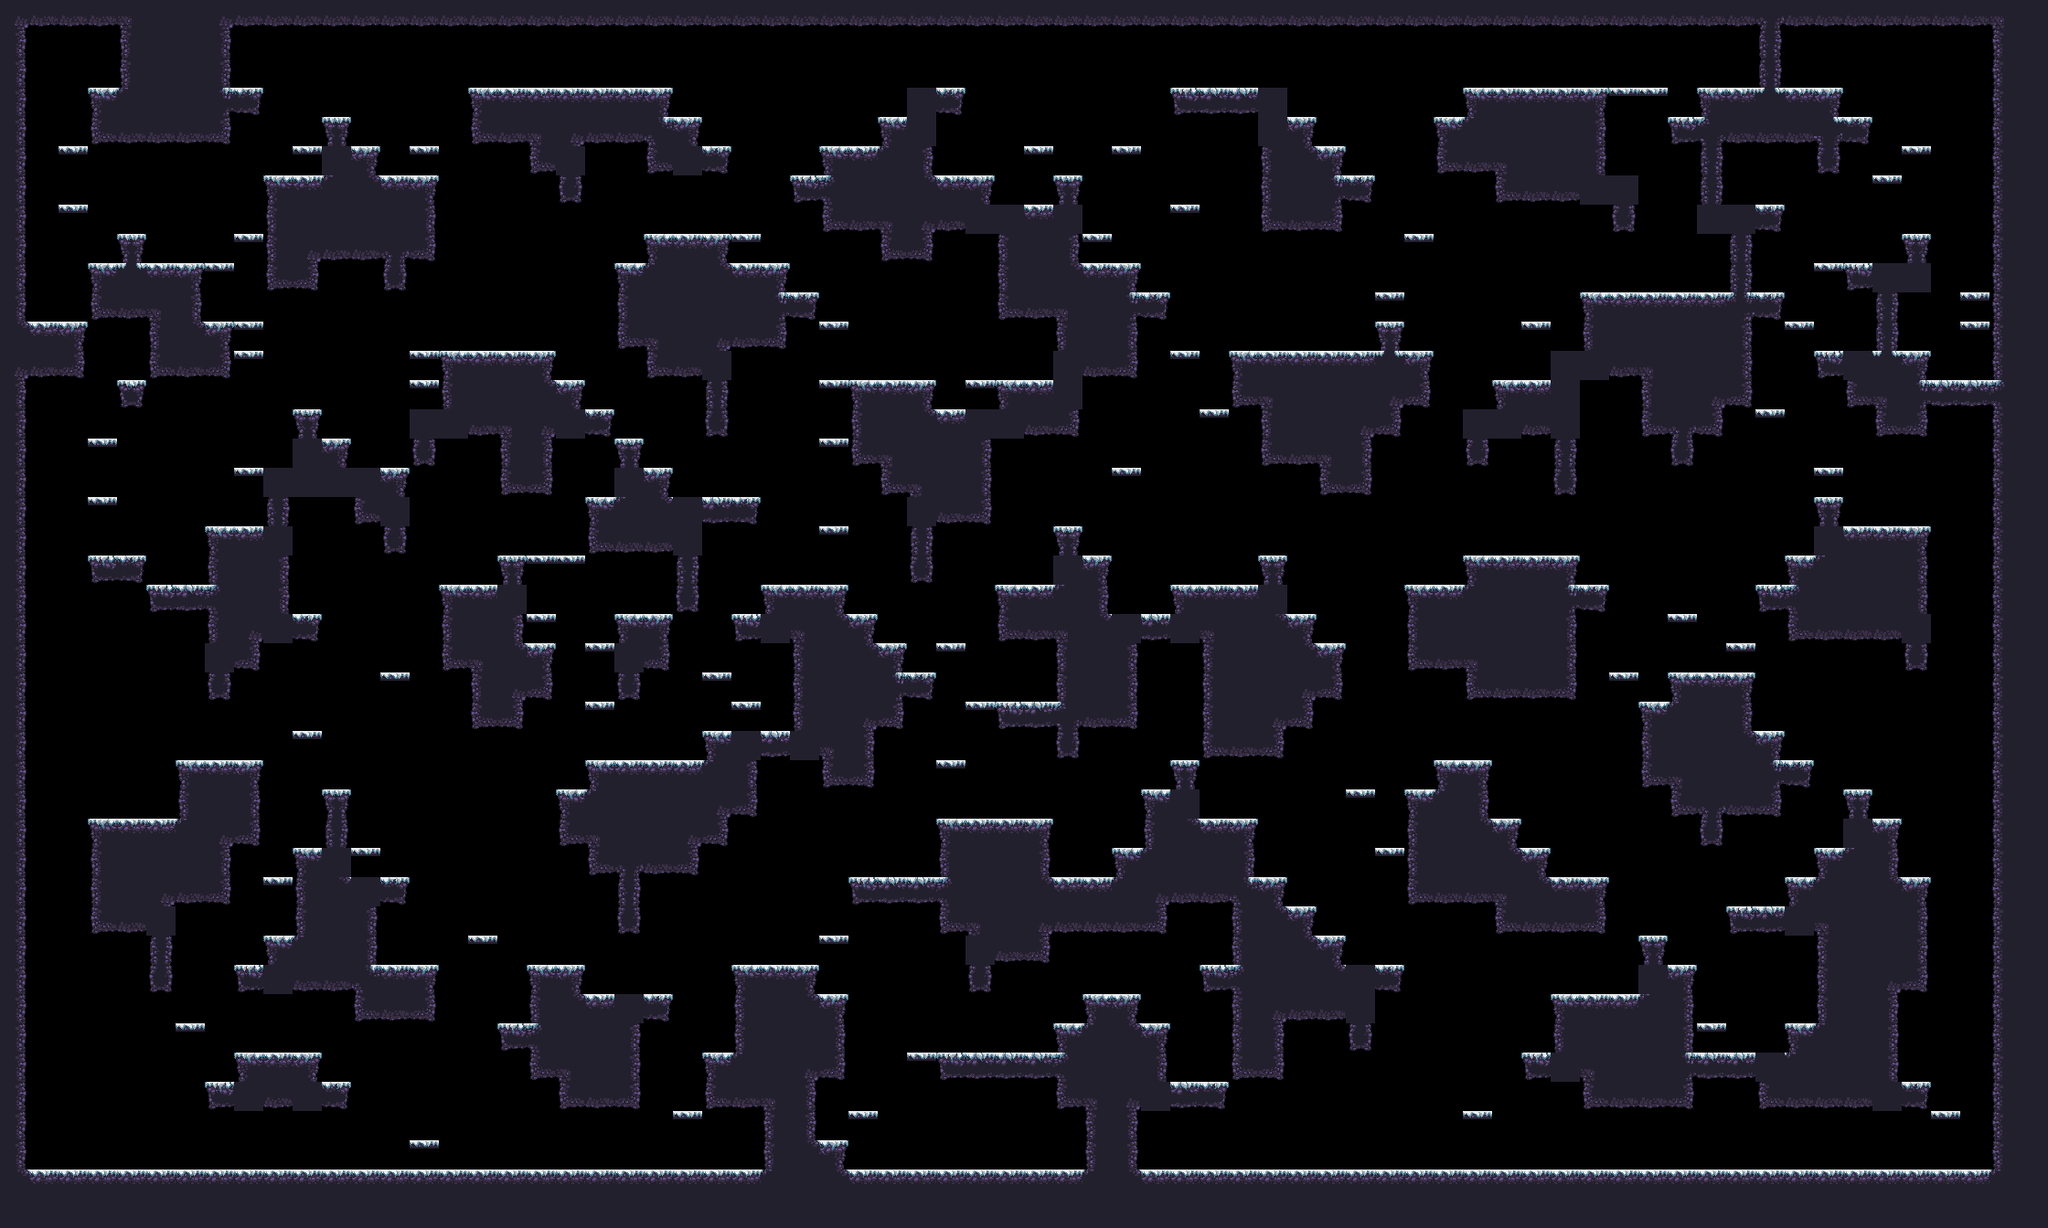

Below is a game level as drawn by its tile map, then a one-line description and the .tmx that defines it (tile-layer data replaced by summaries):
An orthogonal 70x42 tile map with 32x32 px tiles, 1 tile layer (main) and 17 objects (9x spawn, spawnPlayer0, spawnCrown0, spawnPlayer1, spawnCrown1, ...).

<map compressionlevel="0" height="42" infinite="0" nextlayerid="3" nextobjectid="4" orientation="orthogonal" renderorder="right-down" tiledversion="1.3.2" tileheight="32" tilewidth="32" version="1.2" width="70">
 <tileset firstgid="1" source="forest_winter_tile_set.tsx" />
 <layer height="42" id="1" name="main" width="70">
  <data>[2940 cells, 1283 non-empty, 29 distinct tile ids]</data>
 </layer>
 <objectgroup id="2" name="objects"><object id="1" name="spawnPlayer0" x="64" y="304.0" /><object id="2" name="spawnCrown0" x="128" y="208.0" /><object id="3" name="spawnPlayer1" x="2112" y="208.0" /><object id="4" name="spawnCrown1" x="2080" y="208.0" /><object id="5" name="spawnPlayer2" x="64" y="1232.0" /><object id="6" name="spawnCrown2" x="64" y="1232.0" /><object id="7" name="spawnPlayer3" x="2144" y="1232.0" /><object id="8" name="spawnCrown3" x="2144" y="1232.0" /><object id="9" name="spawn" x="1184" y="912.0" /><object id="10" name="spawn" x="960" y="368.0" /><object id="11" name="spawn" x="1024" y="688.0" /><object id="12" name="spawn" x="640" y="784.0" /><object id="13" name="spawn" x="576" y="1232.0" /><object id="14" name="spawn" x="832" y="752.0" /><object id="15" name="spawn" x="1088" y="848.0" /><object id="16" name="spawn" x="1376" y="336.0" /><object id="17" name="spawn" x="2144" y="1232.0" /></objectgroup></map>
